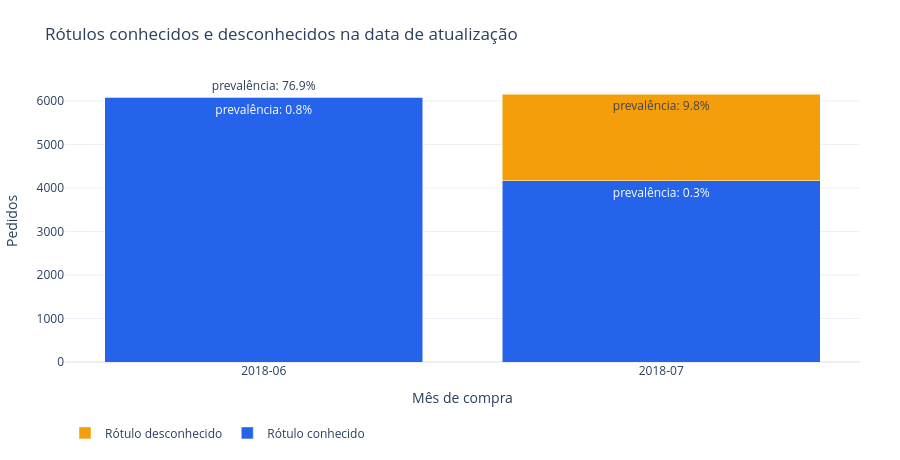

Notebook source saved alongside this figure:
### Markdown cell above
A tabela a seguir mostra, para as compras de junho e de julho de 2018, quantos pedidos tinham rótulo conhecido na data de atualização e qual era a prevalência de violações entre eles, em comparação com os pedidos ainda sem rótulo. O gráfico a seguir empilha os pedidos com rótulo conhecido e desconhecido em cada mês e traz a prevalência de cada grupo.

### Code cell
display(posthoc["label_availability"])

from ecom_delivery_sla_viz import plot_label_availability

plot_label_availability(posthoc["label_availability"], language=LANG).show()

### Figure 1 — Plotly figure (JSON) as saved in the notebook; plotly's stock layout.template omitted (floating-point values rounded to 4 significant figures)
{"data": [{"customdata": ["0.8%", "0.3%"], "hovertemplate": "%{x}<br>%{y:,.0f} pedidos<br>prevalência: %{customdata}<extra></extra>", "marker": {"color": "#2563EB"}, "name": "Rótulo conhecido", "text": ["prevalência: 0.8%", "prevalência: 0.3%"], "textposition": "auto", "type": "bar", "x": ["2018-06", "2018-07"], "y": [6070.0, 4164.0]}, {"customdata": ["76.9%", "9.8%"], "hovertemplate": "%{x}<br>%{y:,.0f} pedidos<br>prevalência: %{customdata}<extra></extra>", "marker": {"color": "#F59E0B"}, "name": "Rótulo desconhecido", "text": ["prevalência: 76.9%", "prevalência: 9.8%"], "textposition": "auto", "type": "bar", "x": ["2018-06", "2018-07"], "y": [26.0, 1992.0]}], "layout": {"barmode": "stack", "height": 460, "legend": {"orientation": "h", "y": -0.2}, "margin": {"b": 60, "l": 60, "r": 40, "t": 80}, "title": {"text": "Rótulos conhecidos e desconhecidos na data de atualização"}, "xaxis": {"title": {"text": "Mês de compra"}, "type": "category"}, "yaxis": {"title": {"text": "Pedidos"}}}}
